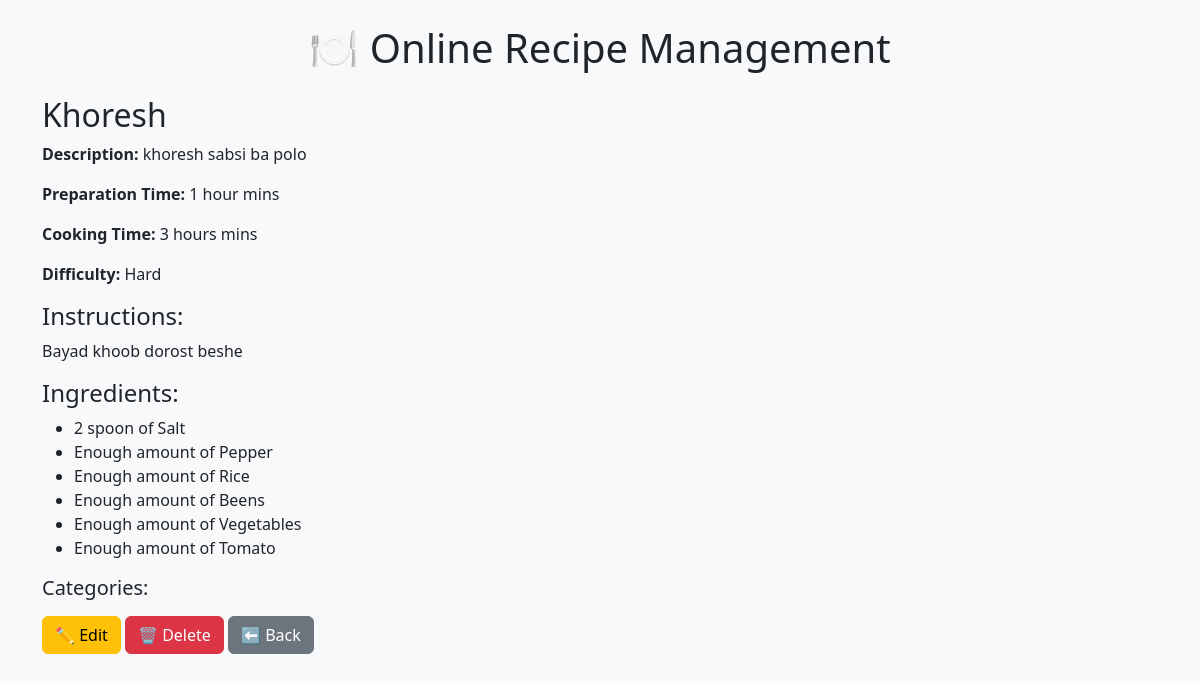
The page /recipe-details/1 on the database its author committed.
### recipe/models.py (models this page shows, shortened)
class Recipe(models.Model):
    DIFFICULTY_CHOICES = [
        ('Easy', 'Easy'),
        ('Medium', 'Medium'),
        ('Hard', 'Hard'),
        ]
    title = models.CharField(max_length=50)
    description = models.TextField()
    instructions = models.TextField()
    preparation_time = models.CharField(max_length=50)
    cooking_time = models.CharField(max_length=50)
    difficulty_level = models.CharField(max_length=50, choices=DIFFICULTY_CHOICES)
    category = models.ManyToManyField('Category', related_name= 'recipe_category')
    ingredients = models.ManyToManyField('Ingredients', related_name= 'recipe_ingredients')

class Ingredients(models.Model):
    name = models.CharField(max_length=50)
    quantity = models.CharField(max_length=50)

### recipe/views.py (the view)
# urls.py: path('recipe-details/<int:pk>', RecipeDetailView, name= 'recipe_details'),
def RecipeDetailView(request, pk):
    recipe = Recipe.objects.get(pk = pk)
    return render(request, 'recipe_details.html', {'recipe': recipe})

### templates/recipe_details.html (shortened to what this page needs)
{% extends 'base.html' %}
{% block content %}
<h2>{{ recipe.title }}</h2>
<p><strong>Description:</strong> {{ recipe.description }}</p>
<p><strong>Preparation Time:</strong> {{ recipe.preparation_time }} mins</p>
<p><strong>Cooking Time:</strong> {{ recipe.cooking_time }} mins</p>
<p><strong>Difficulty:</strong> {{ recipe.difficulty_level }}</p>
<h4>Instructions:</h4>
<p>{{ recipe.instructions }}</p>
<h4>Ingredients:</h4>
<ul>
    {% for ingredient in recipe.ingredients.all %}
        <li>{{ ingredient.quantity }} of {{ ingredient.name }}</li>
    {% endfor %}
</ul>
<h5>Categories:</h5>
<a href="{% url 'recipe_update' recipe.pk %}" class="btn btn-warning">✏️ Edit</a>
<a href="{% url 'recipe_delete' recipe.pk %}" class="btn btn-danger">🗑️ Delete</a>
<a href="{% url 'recipe_list' %}" class="btn btn-secondary">⬅️ Back</a>
{% endblock %}

### rows shown on the page
Recipe: title "Khoresh", description "khoresh sabsi ba polo", preparation_time "1 hour", cooking_time "3 hours", difficulty_level "Hard", instructions "Bayad khoob dorost beshe"
Ingredients: quantity "2 spoon", name "Salt"
Ingredients: quantity "Enough amount", name "Pepper"
Ingredients: quantity "Enough amount", name "Rice"
Ingredients: quantity "Enough amount", name "Beens"
Ingredients: quantity "Enough amount", name "Vegetables"
Ingredients: quantity "Enough amount", name "Tomato"
